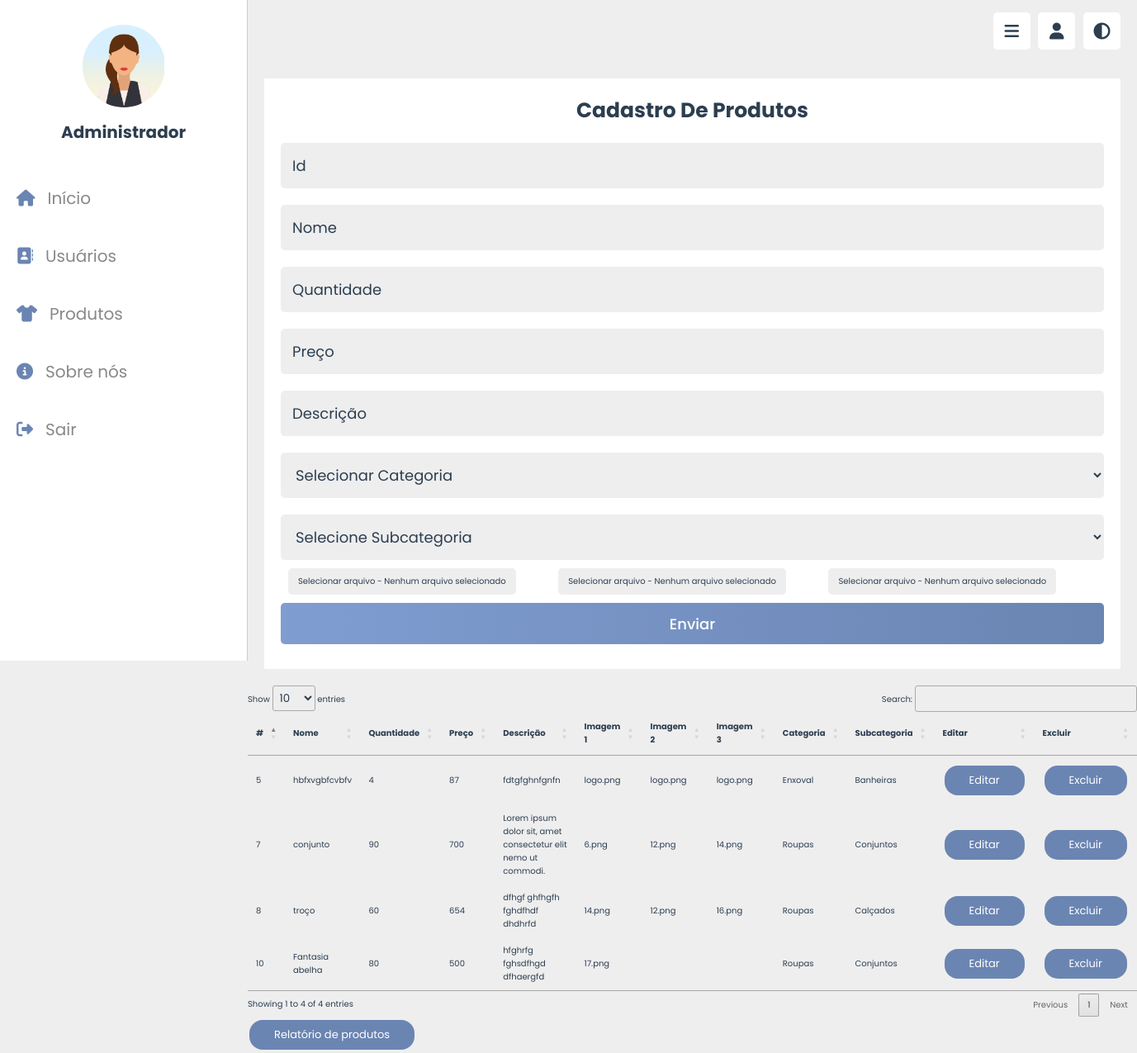
Page /View/produtos_adm.php (signed in) on the committed database.
### tables this page shows
CREATE TABLE IF NOT EXISTS `produto` (
  `prod_id` int(99) NOT NULL AUTO_INCREMENT,
  `prod_nome` varchar(99) NOT NULL,
  `prod_quant` int(99) NOT NULL,
  `prod_preco` int(99) NOT NULL,
  `prod_desc` varchar(100) NOT NULL,
  `prod_img1` varchar(99) NOT NULL,
  `prod_img2` varchar(99) NOT NULL,
  `prod_img3` varchar(99) NOT NULL,
  `prod_cat` int(99) NOT NULL,
  `prod_sub` int(99) NOT NULL,
  PRIMARY KEY (`prod_id`),
  KEY `prod_cat` (`prod_cat`),
  KEY `prod_sub` (`prod_sub`)
);

CREATE TABLE IF NOT EXISTS `categoria` (
  `cat_id` int(40) NOT NULL AUTO_INCREMENT,
  `cat_categoria` varchar(40) NOT NULL,
  PRIMARY KEY (`cat_id`)
);

CREATE TABLE IF NOT EXISTS `subcategoria` (
  `sub_id` int(40) NOT NULL AUTO_INCREMENT,
  `sub_cat` varchar(40) NOT NULL,
  `subcat_id` int(11) NOT NULL,
  PRIMARY KEY (`sub_id`),
  KEY `subcat_id` (`subcat_id`)
);

### DAO/Dprod.php (called while the page is built, shortened)
<?php
class Dprod
{
    public static function carregarProd()
    {
        $conexaoBD = Conexao::criarInstancia();
        $sql = "SELECT produto.prod_id, produto.prod_nome, produto.prod_quant, produto.prod_preco, produto.prod_desc, produto.prod_img1, produto.prod_img2, produto.prod_img3, categoria.cat_categoria, subcategoria.sub_cat FROM produto INNER JOIN categoria ON produto.prod_cat = categoria.cat_id INNER JOIN subcategoria ON produto.prod_sub = subcategoria.sub_id";
        try {
            $stmt = $conexaoBD->query($sql);
            return $stmt->fetchall();
        } catch (Exception $ex) {
            echo $ex;
            return 0;
        }
    }
}

### Controller/Cprod.php (called while the page is built, shortened)
<?php
include "../DAO/Dprod.php";
class Cprod{
    public static function retornarProd(){
        $produtos = Dprod::carregarProd();
        return $produtos;
    }
}
?>

### View/produtos_adm.php (the view, shortened to what this page needs)
<?php
include "../Controller/Cprod.php";
$listaProd = Cprod::retornarProd();
?>
<!DOCTYPE html>
<html lang="pt-br">
<head>
   <link rel="stylesheet" href="https://cdnjs.cloudflare.com/ajax/libs/font-awesome/6.1.2/css/all.min.css">
   <link rel="stylesheet" href="../css/style_adm.css">
   <link rel="stylesheet" href="https://cdn.datatables.net/1.12.1/css/jquery.dataTables.min.css">
</head>
<body>
   <header class="header">
      <section class="flex">
         <br>
         <div class="icons">
            <div id="menu-btn" class="fas fa-bars"></div>
            <a href="login_adm.html">
               <div id="user-btn" class="fas fa-user"></div>
            </a>
            <div id="toggle-btn" class="fa fa-adjust"></div>
         </div>
      </section>
   </header>
   <div class="divMenu">
      <div class="adm">
         <img src="../IMG/adm.png" class="adm_imagem" alt="">
         <h3 class="cl_adm">Administrador</h3>
      </div>
      <nav class="navbar">
         <a href="inicio_adm.php"><i class="fas fa-home"></i><span>Início</span></a>
         <a href="usuarios_adm.php"><i class="	fa fa-address-book"></i><span>Usuários</span></a>
         <a href="produtos_adm.php"><i class="fas fa-shirt"></i><span>Produtos</span></a>
         <a href="sobre_adm.php"><i class="fa fa-info-circle"></i><span>Sobre nós</span></a>
         <a href="Vlogin.php"><i class="fas fa-sign-out-alt"></i><span>Sair</span></a>
      </nav>
   </div>
   <section class="cl_produtos">
      <div class="row">
         <form action="../router/Rprod.php?acao=enviar&tipo=cadastro" method="post">
            <h3>Cadastro de produtos</h3>
            <input type="text" placeholder="Id" name="prod_id" required autocomplete="off" class="box" readonly value="<?php echo filter_input(INPUT_GET, 'prod_id'); ?>">
            <input type="text" placeholder="Nome" name="prod_nome" required autocomplete="off" class="box" value="<?php echo filter_input(INPUT_GET, 'prod_nome'); ?>">
            <input type="text" placeholder="Quantidade" name="prod_quant" required autocomplete="off" class="box" value="<?php echo filter_input(INPUT_GET, 'prod_quant'); ?>">
            <input type="text" placeholder="Preço" name="prod_preco" required autocomplete="off" class="box" value="<?php echo filter_input(INPUT_GET, 'prod_preco'); ?>">
            <input type="text" placeholder="Descrição" name="prod_desc" required autocomplete="off" class="box" value = "<?php echo filter_input(INPUT_GET, 'prod_desc');?>">
         <select name="prod_cat" class="box" id = "categoria">
         <option>Selecionar Categoria</option>
               </select><br>
         <select name="prod_sub" class="box" id ="subcategoria">
         <option>Selecione Subcategoria</option>
         </select>
            <label class="file-input-label" for="prod_img1">Selecionar arquivo</label>
            <label class="file-input-label" for="prod_img2">Selecionar arquivo</label>
            <label class="file-input-label" for="prod_img3">Selecionar arquivo</label>
             <input type="submit" value="Enviar" class="botao" name="enviar">
         </form>
      </div>
   </section>
   <div class="divfor">
      <table id="Produt" class="table table-striped" width="100%">
         <thead>
            <tr>
               <th class="th-sm">#</th>
               <th class="th-sm">Nome</th>
               <th class="th-sm">Quantidade</th>
               <th class="th-sm">Preço</th>
               <th class="th-sm">Descrição</th>
               <th class="th-sm">Imagem 1</th>
               <th class="th-sm">Imagem 2</th>
               <th class="th-sm">Imagem 3</th>
               <th class="th-sm">Categoria</th>
               <th class="th-sm">Subcategoria</th>
               <th class="th-sm">Editar</th>
               <th class="th-sm">Excluir</th>
            </tr>
         </thead>
         <tbody>
            <?php
            foreach ($listaProd as $prod) {
               echo "<tr>
               <td>" . $prod['prod_id'] . "</td>
               <td>" . $prod['prod_nome'] . "</td>
               <td>" . $prod['prod_quant'] . "</td>
               <td>" . $prod['prod_preco'] . "</td>
               <td>" . $prod['prod_desc'] . "</td>
               <td>" . $prod['prod_img1'] . "</td>
               <td>" . $prod['prod_img2'] . "</td>
               <td>" . $prod['prod_img3'] . "</td>
               <td>" . $prod['cat_categoria'] . "</td>
               <td>" . $prod['sub_cat'] . "</td>
               <td> <a href='produtos_adm.php?prod_id=" . $prod['prod_id'] . "&prod_nome=" . $prod['prod_nome'] . "&prod_quant=" . $prod['prod_quant'] . "&prod_preco=" . $prod['prod_preco'] . "&prod_desc=" . $prod['prod_desc'] . "&prod_img1=" . $prod['prod_img1'] . "&prod_img2=" . $prod['prod_img2'] . "&prod_img3=" . $prod['prod_img3'] . "&prod_cat=" . $prod['cat_categoria'] . "&prod_sub=" . $prod['sub_cat'] ."'><button type='submit'>Editar</button></a></td>
               <td> <a href='../router/Rprod.php?acao=excluir&tipo=clientes&prod_id=" . $prod['prod_id'] . "'><button type='submit'>Excluir</button></a></td>
            </tr>";
            }
            ?>
         </tbody>
      </table>
   </div>
   <button type="button" onclick="window.open('../pdf/Prelatorio.php', '_blank')">Relatório de produtos</button>
</body>
</html>

### CSS/style_adm.css (style rules this page uses)
:root { --azulprincipal:#6B85B2; --azulescuro: #334F81; --cinza:#888; --brancoescuro:#eee; --pretoclaro:#2c3e50; --branco:#fff; --bordinhas:.1rem solid rgba(0,0,0,.2); }
* { font-family: 'Poppins', sans-serif; margin:0; padding:0; box-sizing: border-box; outline: none; border:none; text-decoration: none; }
html { font-size: 62.5%; overflow-x: hidden; }
body { background-color: var(--brancoescuro); padding-left: 30rem; }
section { padding:2rem; margin: 0 auto; max-width: 1200px; }
img { width: 12vw; }
.botao { border-radius: .5rem; display: block; width: 100%; height: 50px; outline: none; border: none; background-image: linear-gradient(to right, #7f9dd1, #6B85B2, #88a9e0); background-size: 200%; font-size: 1.2rem; color: #fff; font-family: 'Poppins', sans-serif; text-transform: capitalize; margin: 1rem 0; cursor: pointer; transition: .5s; font-size: 1.8rem; padding:1rem 3rem; text-align: center; margin-top: 1rem; font-weight: 500; }
.header .flex { display: flex; align-items: center; justify-content: space-between; position: relative; padding: 1.5rem 2rem; }
.header .flex .icons div { font-size: 2rem; color:var(--pretoclaro); background-color: var(--branco); border-radius: .5rem; height: 4.5rem; width: 4.5rem; line-height: 4.5rem; cursor: pointer; text-align: center; margin-left: .7rem; }
.divMenu { position: fixed; top: 0; left: 0; width: 30rem; background-color: var(--branco); height: 100vh; border-right: var(--bordinhas); z-index: 1200; }
.divMenu .adm { padding:3rem 2rem; text-align: center; }
.divMenu .adm .adm_imagem { height: 10rem; width: 10rem; border-radius: 50%; object-fit: contain; margin-bottom: 1rem; }
.divMenu .adm .cl_adm { font-size: 2rem; color:var(--pretoclaro); overflow: hidden; text-overflow: ellipsis; white-space: nowrap; }
.divMenu .navbar a { display: block; padding: 2rem; font-size: 2rem; }
.divMenu .navbar a i { margin-right: 1.5rem; color:var(--azulprincipal); transition: .2s linear; }
.divMenu .navbar a span { color:var(--cinza); }
.cl_produtos .row { display: flex; align-items: center; flex-wrap: wrap; gap: 1.5rem; }
.cl_produtos .row form { flex: 1 1 30rem; background-color: var(--branco); padding: 2rem; text-align: center; }
.cl_produtos .row form h3 { margin-bottom: 1rem; text-transform: capitalize; color:var(--pretoclaro); font-size: 2.5rem; }
.cl_produtos .row form .box { width: 100%; border-radius: .5rem; background-color: var(--brancoescuro); margin: 1rem 0; padding: 1.4rem; font-size: 1.8rem; color: var(--pretoclaro); overflow-x: hidden; }
.cl_produtos .row form .box::placeholder { width: 100%; border-radius: .5rem; background-color: var(--brancoescuro); margin: 1rem 0; font-size: 1.8rem; color: var(--pretoclaro); }
.cl_produtos .row form .box option { color: var(--pretoclaro); }
.divfor { color: var(--pretoclaro); }
.dataTable thead>tr>th.sorting, table.dataTable thead>tr>th.sorting_asc, table.dataTable thead>tr>th.sorting_desc, table.dataTable thead>tr>th.sorting_asc_disabled, table.dataTable thead>tr>th.sorting_desc_disabled, table.dataTable thead>tr>td.sorting, table.dataTable thead>tr>td.sorting_asc, table.dataTable thead>tr>td.sorting_desc, table.dataTable thead>tr>td.sorting_asc_disabled, table.dataTable thead>tr>td.sorting_desc_disabled { cursor: pointer; position: relative; padding-right: 26px; color: var(--pretoclaro); }
button { background-color: var(--azulprincipal); transition: .5s; color: #fff; border: none; padding: 8px 30px; text-align: center; text-decoration: none; display: inline-block; font-size: 13px; margin: 4px 2px; cursor: pointer; border-radius: 16px; transition: .8s; }
table.dataTable thead>tr>th.sorting_asc, table.dataTable thead>tr>th.sorting_desc, table.dataTable thead>tr>th.sorting_asc_disabled, table.dataTable thead>tr>th.sorting_desc_disabled, table.dataTable thead>tr>td.sorting, table.dataTable thead>tr>td.sorting_asc, table.dataTable thead>tr>td.sorting_desc, table.dataTable thead>tr>td.sorting_asc_disabled, table.dataTable thead>tr>td.sorting_desc_disabled { cursor: pointer; position: relative; padding-right: 26px; }
.file-input-label { display: inline-block; background-color: var(--brancoescuro); color: var(--pretoclaro); padding: 8px 12px; border-radius: 5px; cursor: pointer; margin-right: 4.9%; text-align: center; font-size: 10px; }
.file-input-label::after { content: 'Selecionar arquivo'; }
input[type="file"] + .file-input-label::after { content: ' - Nenhum arquivo selecionado'; }

### rows in the picture
produto: prod_id "7", prod_nome "conjunto", prod_quant "90", prod_preco "700", prod_desc "Lorem ipsum dolor sit, amet consectetur elit nemo ut commodi.", prod_img1 "6.png", prod_img2 "12.png", prod_img3 "14.png", categoria.cat_categoria "Roupas", subcategoria.sub_cat "Conjuntos"
produto: prod_id "8", prod_nome "troço", prod_quant "60", prod_preco "654", prod_desc "dfhgf ghfhgfh fghdfhdf dhdhrfd", prod_img1 "14.png", prod_img2 "12.png", prod_img3 "16.png", categoria.cat_categoria "Roupas", subcategoria.sub_cat "Calçados"
produto: prod_id "10", prod_nome "Fantasia abelha", prod_quant "80", prod_preco "500", prod_desc "hfghrfg fghsdfhgd dfhaergfd", prod_img1 "17.png", categoria.cat_categoria "Roupas", subcategoria.sub_cat "Conjuntos"
produto: prod_id "5", prod_nome "hbfxvgbfcvbfv", prod_quant "4", prod_preco "87", prod_desc "fdtgfghnfgnfn", prod_img1 "logo.png", prod_img2 "logo.png", prod_img3 "logo.png", categoria.cat_categoria "Enxoval", subcategoria.sub_cat "Banheiras"
